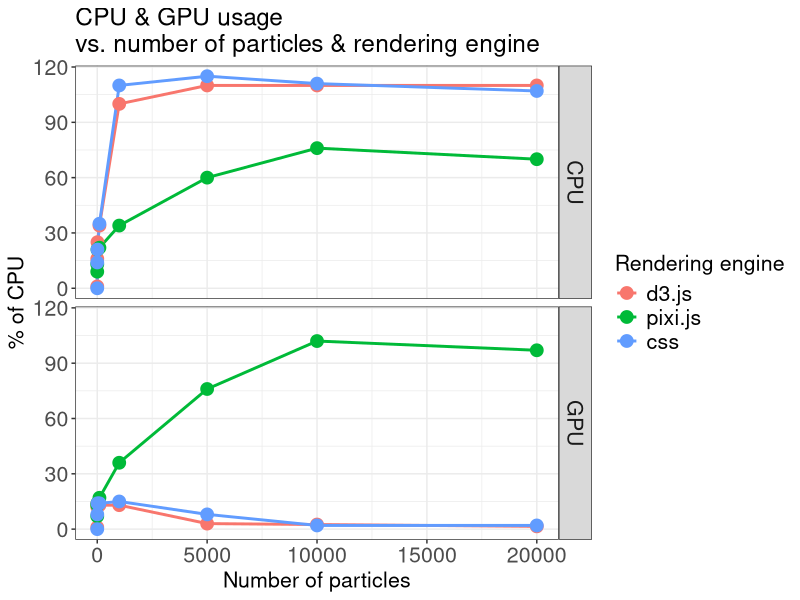
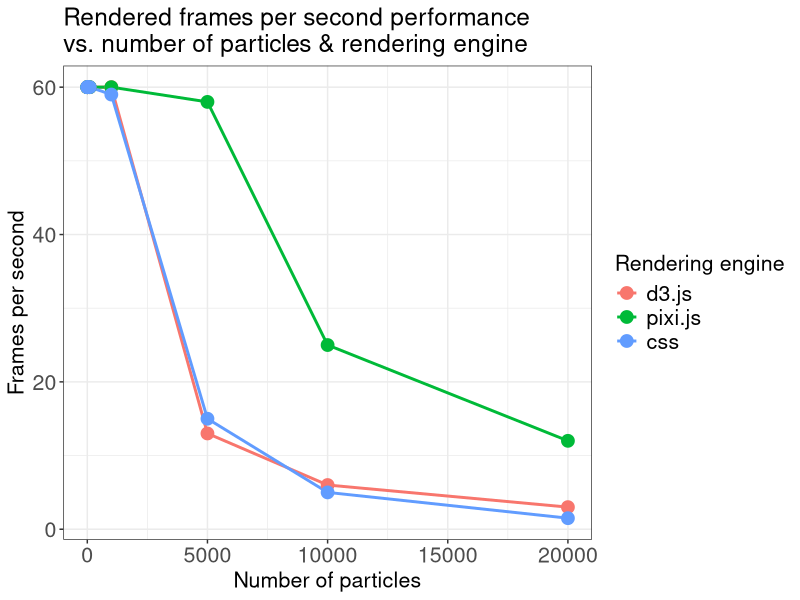
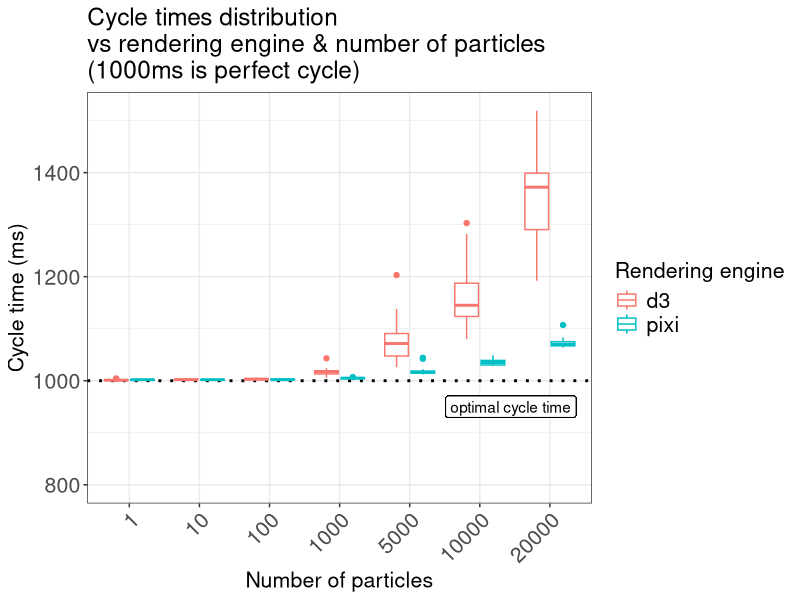

The R script that drew these images, in order:
## ---- chunk 1
library(ggplot2)
## ---- chunk 2
dt.cycle.times = read.delim('data/cycle-times.txt')
dt.perf = read.delim('data/perf-data.txt')

dt.perf$engine=ifelse(dt.perf$engine == 'css',
                      'css',
                      paste(dt.perf$engine, '.js', sep='')
)
dt.perf = subset(dt.perf, engine %in% c('d3.js', 'pixi.js', 'css'))
dt.perf$engine = factor(dt.perf$engine, levels=c('d3.js', 'pixi.js', 'css'))

dt.perf$is.transparent = dt.perf$opacity <1
dt.perf = subset(dt.perf, browser == 'chrome')
dt.perf = subset(dt.perf, dt.perf$opacity == 1)
## ---- chunk 3
dt.process.unit = rbind(
  data.frame(engine=dt.perf$engine,
             n=dt.perf$n,
             usage=dt.perf$cpu,
             process.unit='CPU'
             ),
    data.frame(engine=dt.perf$engine,
               n=dt.perf$n,
               usage=dt.perf$gpu,
               process.unit='GPU'
               )
)
## ---- chunk 4
q = ggplot(dt.process.unit,
           aes(x=n, y=100*usage)
           )  +
   geom_line(aes(y=100*usage,
                 colour=engine
                 ),
             lwd=1) +
  
   geom_point(aes(y=100*usage,
                  colour=engine),
             size=4) +
  facet_grid(process.unit ~ .) +
  #scale_x_log10() +
  theme_bw() +
  theme(
    plot.title = element_text(size = rel(1.6)),
    legend.title = element_text(size = rel(1.4)),
    legend.text = element_text(size = rel(1.4)),
    axis.title = element_text(size=rel(1.4)),
    axis.text = element_text(size=rel(1.4)),
    strip.text = element_text(size=rel(1.4))
    ) +
  guides(colour = guide_legend(title = "Rendering engine"),
         linetype = guide_legend(title = "Processing unit")
         ) +
  labs(
    title="CPU & GPU usage\nvs. number of particles & rendering engine",
    x='Number of particles',
    y='% of CPU'
  )
print(q)
## ---- chunk 5
q = ggplot(subset(dt.perf, ! is.transparent),
           aes(x=n, y=fps,colour=engine)
           )  +
   geom_line(lwd=1) +
     geom_point(size=4) +
  theme_bw() +
  theme(
    plot.title = element_text(size = rel(1.6)),
    legend.title = element_text(size = rel(1.4)),
    legend.text = element_text(size = rel(1.4)),
    axis.title = element_text(size=rel(1.4)),
    axis.text = element_text(size=rel(1.4))
    ) +
  guides(colour = guide_legend(title = "Rendering engine")
         ) +
  labs(
    title="Rendered frames per second performance\nvs. number of particles & rendering engine",
    x='Number of particles',
    y='Frames per second'
  )
print(q)
## ---- chunk 6
dt.cycle.times$nb.particles = factor(dt.cycle.times$nb.particles)
q = ggplot(dt.cycle.times, aes(factor(nb.particles), cycle.time)) +
  geom_hline(yintercept = 1000, linetype='dotted', lwd=1)+ 
  geom_boxplot(aes(colour=engine)) +
  ylim(c(800, max(dt.cycle.times$cycle.time))) +
  theme_bw() +
  theme(
    plot.title = element_text(size = rel(1.6)),
    legend.title = element_text(size = rel(1.4)),
    legend.text = element_text(size = rel(1.4)),
    axis.title = element_text(size=rel(1.4)),
    axis.text = element_text(size=rel(1.4)),
    axis.text.x = element_text(angle=45, hjust=1)
    ) +
  geom_label(x=7,
             y=950,
             label="optimal cycle time",
             hjust=0.8) +
  guides(colour = guide_legend(title = "Rendering engine")
         ) +
  labs(
    title="Cycle times distribution\nvs rendering engine & number of particles\n(1000ms is perfect cycle)",
    x='Number of particles',
    y='Cycle time (ms)'
  )
print(q)
